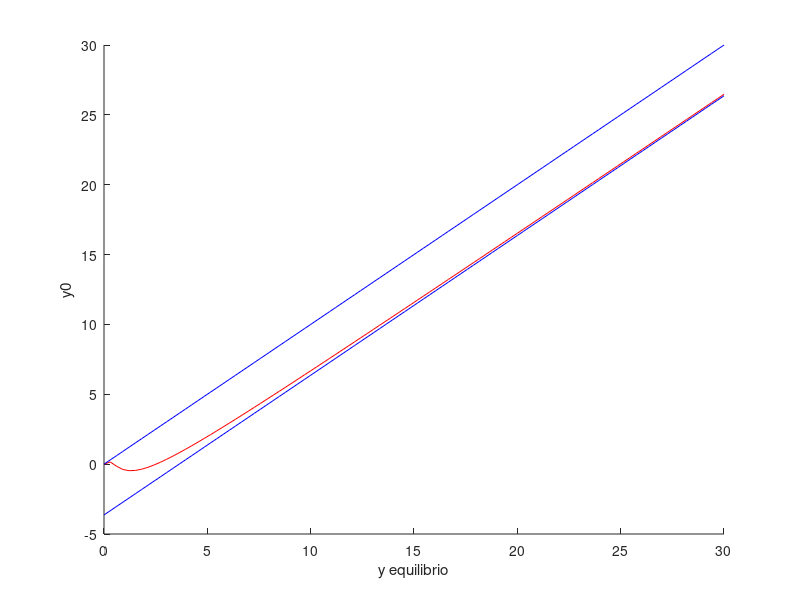

This chart was generated by the following MATLAB code:
x0 = 4;
lammbda = 10;
betta = 1;
y0arbitrario = 0;

y0 = @(y) y - lammbda .* x0 ./ (betta .*(1 + lammbda .* exp(1 ./ y)));

funcionLimite = @(y) y - lammbda .* x0 ./ (betta * (1 + lammbda));

t = linspace(0, 30, 100);

A = y0(t);
B = funcionLimite(t);

hold on
plot(t, A, 'r')
plot(t, B, 'b')
plot(t, t, 'b')
%plot(t, ones(100, 1) .* y0arbitrario, 'g')
hold off
xlabel('y equilibrio')
ylabel('y0')